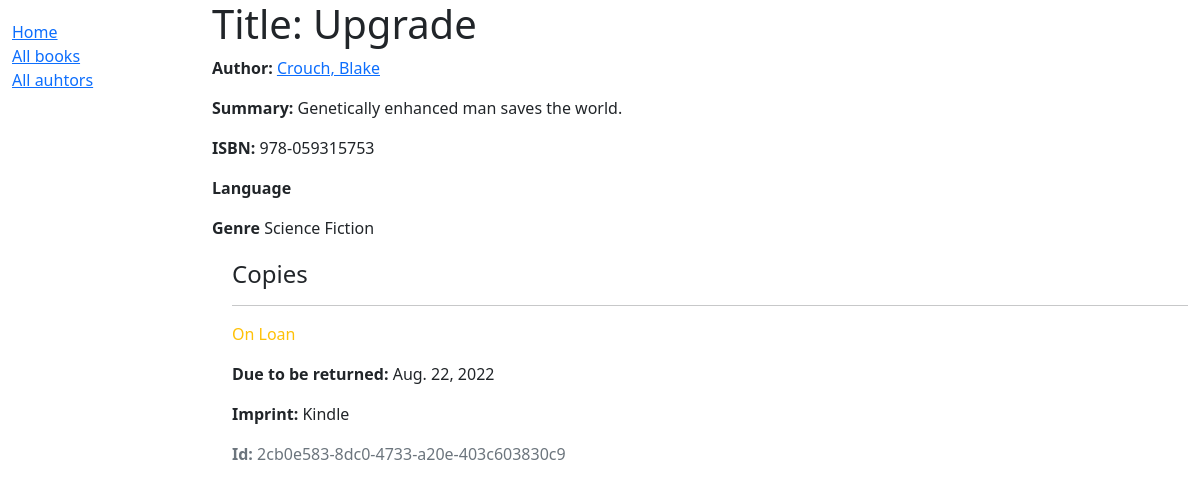
/catalog/book/1, run on the app's committed database.
### catalog/models.py (models this page shows, shortened)
class Book(models.Model):
    title = models.CharField(max_length=200)
    author = models.ForeignKey("Author", on_delete=models.SET_NULL, null=True)
    summary = models.TextField(
        max_length=1000, help_text="Enter a brief description of the book"
    )
    isbn = models.CharField(
        "ISBN",
        max_length=13,
        unique=True,
        help_text='13 Character <a href="https://www.isbn-international.org/content/what-isbn">ISBN number</a>',
    )
    genre = models.ManyToManyField(Genre, help_text="Select a genre for this book")
    def display_genre(self):
        """Create a string for the Genre. This is required to display genre in Admin."""
        return ", ".join(genre.name for genre in self.genre.all()[:3])
    display_genre.short_description = 'Genre'

class Author(models.Model):
    first_name = models.CharField(max_length=100)
    last_name = models.CharField(max_length=100)
    date_of_birth = models.DateField(null=True, blank=True)
    date_of_death = models.DateField("Died", null=True, blank=True)
    class Meta:
        ordering = ["last_name", "first_name"]
    def __str__(self):
        return f"{self.last_name}, {self.first_name}"

class Genre(models.Model):
    name = models.CharField(
        max_length=200, help_text="Enter a book genre (e.g. Science Fiction)"
    )
    def __str__(self):
        return self.name

class BookInstance(models.Model):
    id = models.UUIDField(
        primary_key=True,
        default=uuid.uuid4,
        help_text="Unique ID for this particular book across whole library",
    )
    book = models.ForeignKey("Book", on_delete=models.RESTRICT, null=True)
    imprint = models.CharField(max_length=200)
    due_back = models.DateField(null=True, blank=True)
    LOAN_STATUS = (
        ("m", "Maintenance"),
        ("o", "On Loan"),
        ("a", "Available"),
        ("r", "Reserved"),
    )
    status = models.CharField(
        max_length=1,
        choices=LOAN_STATUS,
        blank=True,
        default="m",
        help_text="Book availability",
    )
    class Meta:
        ordering = ["due_back"]

### catalog/views.py (the view)
# urls.py: path('book/<int:pk>', views.BookDetailView.as_view(), name='book-detail'),
class BookDetailView(generic.DetailView):
    model = Book

### catalog/templates/catalog/book_detail.html
{% extends 'base_generic.html' %} {% block content %}
<h1>Title: {{ book.title }}</h1>
<p><strong>Author:</strong> <a href="">{{ book.author }}</a></p>
<p><strong>Summary:</strong> {{ book.summary }}</p>
<p><strong>ISBN:</strong> {{ book.isbn }}</p>
<p><strong>Language</strong> {{ book.language }}</p>
<p><strong>Genre</strong> {{ book.genre.all|join:", " }}</p>
<div style="margin-left: 20px; margin-top: 20px">
  <h4>Copies</h4>
  {% for copy in book.bookinstance_set.all %}
  <hr />
  <p
    class="{% if copy.status == 'a' %}text-success{% elif copy.status == 'm' %}text-danger{% else %}text-warning{% endif %}"
  >
    {{ copy.get_status_display }}
  </p>
  {% if copy.status != 'a' %}
  <p><strong>Due to be returned:</strong> {{ copy.due_back }}</p>
  {% endif %}
  <p><strong>Imprint:</strong> {{ copy.imprint }}</p>
  <p class="text-muted"><strong>Id:</strong> {{ copy.id }}</p>
  {% endfor %}
</div>
{% endblock %}

### data on the page
Book: author "Crouch, Blake", summary "Genetically enhanced man saves the world.", isbn "978-059315753", genre.all "Science Fiction"
BookInstance: status "On Loan", due_back "Aug. 22, 2022", imprint "Kindle", id "2cb0e583-8dc0-4733-a20e-403c603830c9"
